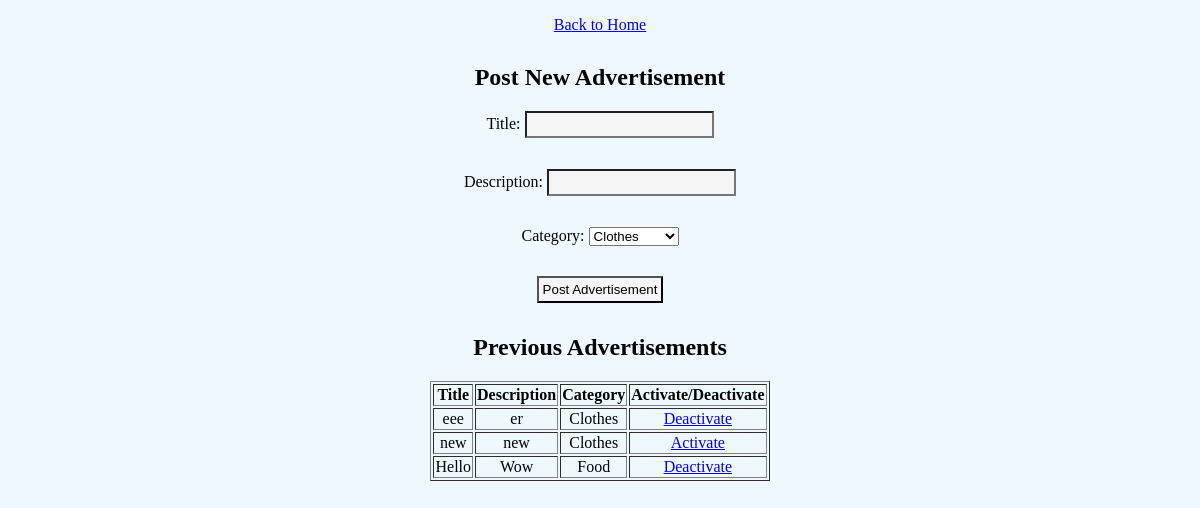
The app's page /advertisement (signed in) with its own data.
### tables this page shows
CREATE TABLE Advertisement(aid INTEGER PRIMARY KEY AUTOINCREMENT,title TEXT,description TEXT,isactive INTEGER,username TEXT,category INTEGER,FOREIGN KEY (username) REFERENCES User(username),FOREIGN KEY (category) REFERENCES Category(cid));

CREATE TABLE Category(cid INTEGER PRIMARY KEY,cname TEXT);

### main.py (the view, shortened to what this page needs)
@app.route('/advertisement', methods=['GET', 'POST'])
def advertisement():
    conn = sqlite3.connect("adv.db")
    c = conn.cursor()
    c.execute("SELECT aid, title, description, cname, isactive  FROM Advertisement JOIN Category "
              "ON category=cid WHERE username=?", (session["username"],))
    records = c.fetchall()
    c.execute("Select * from Category")
    categories = c.fetchall()
    conn.close()
    return render_template('advertisement.html', categories= categories, records=records)

### templates/advertisement.html (shortened to what this page needs)
<!DOCTYPE html>
<html lang="en">
<head>
    <link rel = 'stylesheet' type="text/css" href="../static/style.css">
</head>
<body>
<p><a href="/dologin">Back to Home</a></p>
<h2>Post New Advertisement</h2>
    <form action="/advertisement" method="POST">
        <p>Title: <input type="text" name="title" required="required"/></p>
        <p>Description: <input type="text" name="description" required="required"/></p>
        <p>Category:
        <select name="category" id="category">
              {% for category in categories %}
              <option value="{{category[0]}}">{{ category[1] }}</option>
              {% endfor %}
          </select></p>
        <p><input type="submit" name="Add advertisement" value="Post Advertisement"/></p>
<h2>Previous Advertisements</h2>
        <table border="1">
        <tr>
            <th>Title</th>
            <th>Description</th>
            <th>Category</th>
            <th>Activate/Deactivate</th>
        </tr>
        {% for record in records %}
            <tr>
            <td>{{record[1]}}</td>
            <td>{{record[2]}}</td>
            <td>{{record[3]}}</td>
            {% if record[4] == 1 %}
            <td><a href="/deactivate?id={{record[0]}}">Deactivate</a></td>
            {% else %}
           <td><a href="/activate?id={{record[0]}}">Activate</a></td>
            {% endif %}
        </tr>
        {% endfor %}
    </table>
    </form>
</body>
</html>

### static/style.css (style rules this page uses)
body { background-color: aliceblue; font-family: "Arial Narrow"; }
p { margin-bottom: 30px; margin-outside: 20px; text-align: center; }
input { background-color: whitesmoke; }
table { margin-left: auto; margin-right: auto; }
h1,h2 { text-align: center; }
input { padding: 4px; margin-bottom: 1px; }
form { text-align: center; }

### records on screen
Advertisement: title "eee", description "er", cname "Clothes"
Advertisement: title "new", description "new", cname "Clothes"
Advertisement: title "Hello", description "Wow", cname "Food"

### other values on screen
form field category "Clothes"
